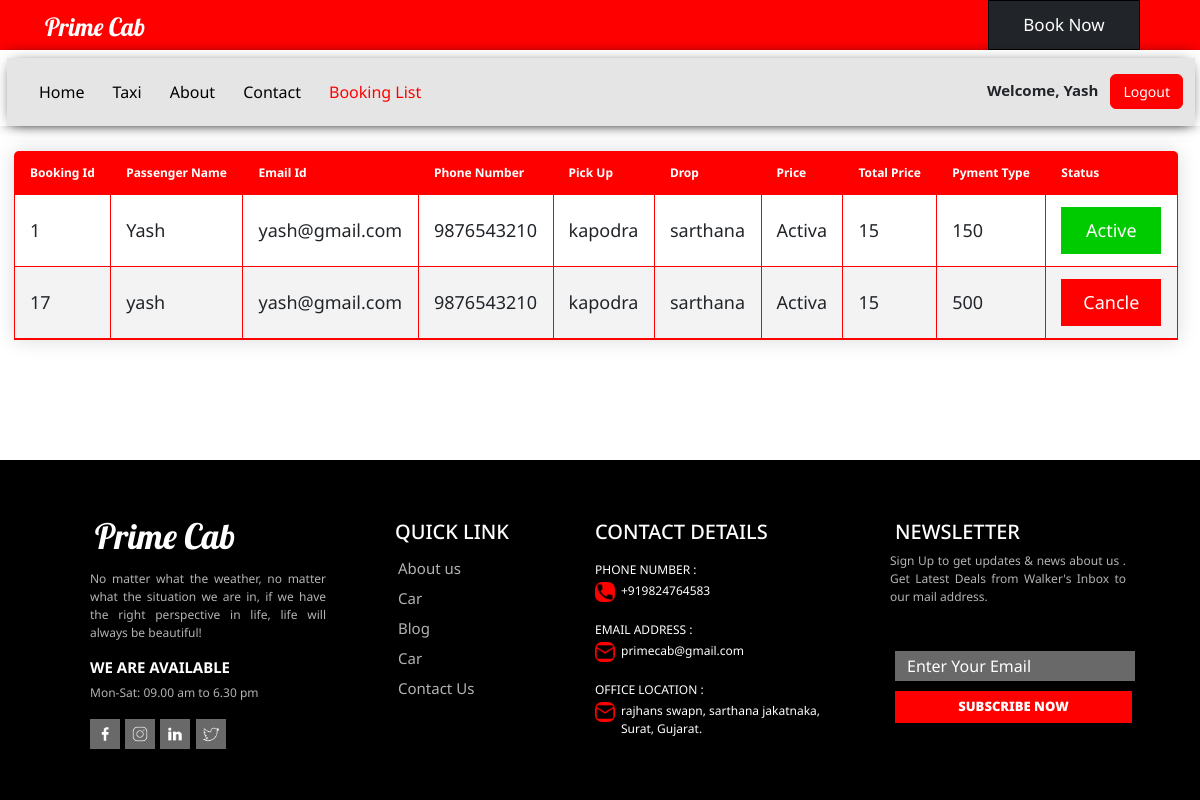
The app's page /booking_list.php (signed in) with its own data.
### tables this page shows
CREATE TABLE `tblbook` (
  `Booking_id` int(10) NOT NULL,
  `Passenger_name` varchar(20) NOT NULL,
  `Email` varchar(40) NOT NULL,
  `City` varchar(20) NOT NULL,
  `Phone_no` varchar(15) NOT NULL,
  `Pick_up` varchar(40) NOT NULL,
  `Drop_location` varchar(40) NOT NULL,
  `Taxi_name` varchar(20) NOT NULL,
  `Price_km` int(20) NOT NULL,
  `Total_price` int(20) NOT NULL,
  `username` varchar(20) NOT NULL,
  `Status` varchar(10) NOT NULL
);

### booking_list.php (the view, shortened to what this page needs)
<!DOCTYPE html>
<html lang="en">
<head>
    <link rel="stylesheet" href="booking_list.css">
    <?php require("components/header_link.php") ?>
</head>
<body>
    <?php require("components/navbar.php") ?>
<table class="content-table">
        <thead>
          <tr>
            <th>Booking Id</th>
            <th>Passenger Name</th>
            <th>Email Id</th>
            <th>Phone Number</th>
            <th>Pick Up</th>
            <th>Drop</th>
            <th>Price</th>
            <th>Total Price</th>
            <th>Pyment Type</th>
            <th>Status</th>
          </tr>
        </thead>
        <tbody>
        <?php
            $username = $_SESSION["uname"];
            $sql = "SELECT * FROM tblbook where `username` = '$username' ";
            $result = mysqli_query($conn,$sql);
            foreach($result as $row)
            {?>
          <tr>
            <td><?php echo $row['Booking_id'] ?></td>
            <td><?php echo $row['Passenger_name'] ?></td>
            <td><?php echo $row['Email'] ?></td>
            <td><?php echo $row['Phone_no'] ?></td>
            <td><?php echo $row['Pick_up'] ?></td>
            <td><?php echo $row['Drop_location'] ?></td>
            <td><?php echo $row['Taxi_name'] ?></td>
            <td><?php echo $row['Price_km'] ?></td>
            <td><?php echo $row['Total_price'] ?></td>
            <td><button class="<?php if($row['Status'] == "Active" || $row['Status'] == "active"){echo "Done";}elseif($row['Status'] == "Waiting" || $row['Status'] == "waiting"){echo "waiting";}else{echo "no";} ?>" style="width:100px"><?php echo $row['Status'] ?></button></td>
          </tr>
           <?php }
        ?>
        </tbody>
      </table>
      <?php require("components/footer.php") ?>
</body>
</html>

### booking_list.css (style rules this page uses)
* { font-family: sans-serif; }
.content-table { border-collapse: collapse; margin: 25px 0; font-size: 0.9em; min-width: 400px; border-radius: 5px 5px 0 0; overflow: hidden; box-shadow: 0 0 20px rgba(0, 0, 0, 0.15); width: 97%; margin-left: 14px; }
.content-table thead tr { background-color: red; color: #ffffff; text-align: left; font-weight: bold; font-size: 12px; }
.content-table th, .content-table td { padding: 12px 15px; border: 1px solid red; }
.content-table tbody tr { border-bottom: 1px solid #dddddd; }
.content-table tbody tr:nth-of-type(even) { background-color: #f3f3f3; }
.content-table tbody tr:last-of-type { border-bottom: 2px solid red; }
.Done { background: #00ca00; color: #fff; border: green; padding: 10px; width: 70px; }
.no { background: red; color: #fff; border: red; padding: 10px; width: 70px; }
button { background-color: whitesmoke; border: none; }

### CSS/style.css (style rules this page uses)
* { margin: 0; padding: 0; box-sizing: border-box; font-family: "Noto sans"; }
:root { --main-bg: #000; --main-color: #FF0000; }
body { font-size:20px; display: flex; flex-direction: column; height: 100vh; }

### records on screen
tblbook: Booking_id "1", Passenger_name "Yash", Email "yash@gmail.com", Phone_no "9876543210", Pick_up "kapodra", Drop_location "sarthana", Taxi_name "Activa", Price_km "15", Total_price "150", Status "Active"
tblbook: Booking_id "17", Passenger_name "yash", Email "yash@gmail.com", Phone_no "9876543210", Pick_up "kapodra", Drop_location "sarthana", Taxi_name "Activa", Price_km "15", Total_price "500", Status "Cancle"

### other values on screen
$_SESSION["uname"] "Yash"
